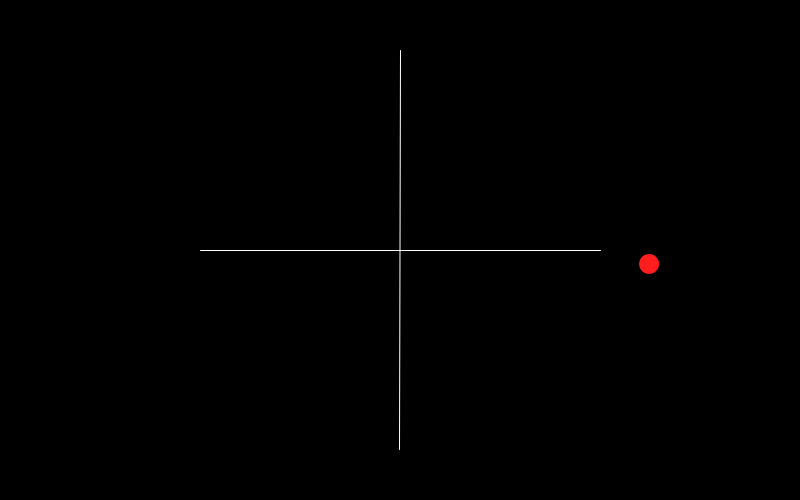
Frame 1 (no input)
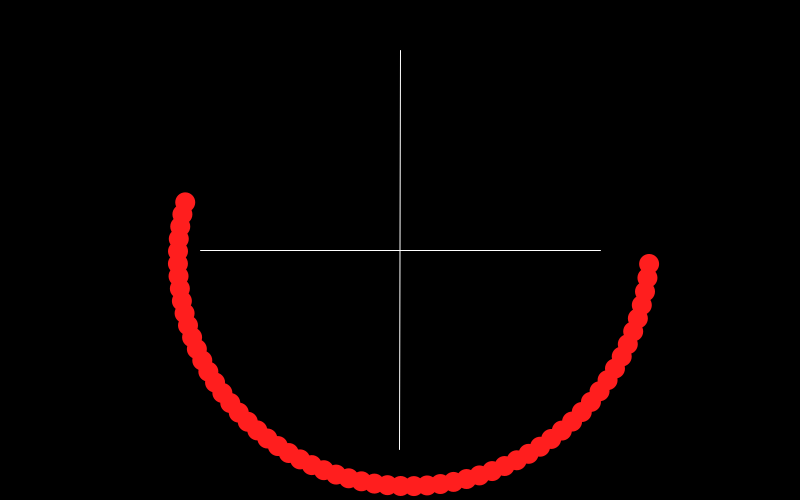
Frame 60 (the mouse pressed at the canvas centre just before this capture)
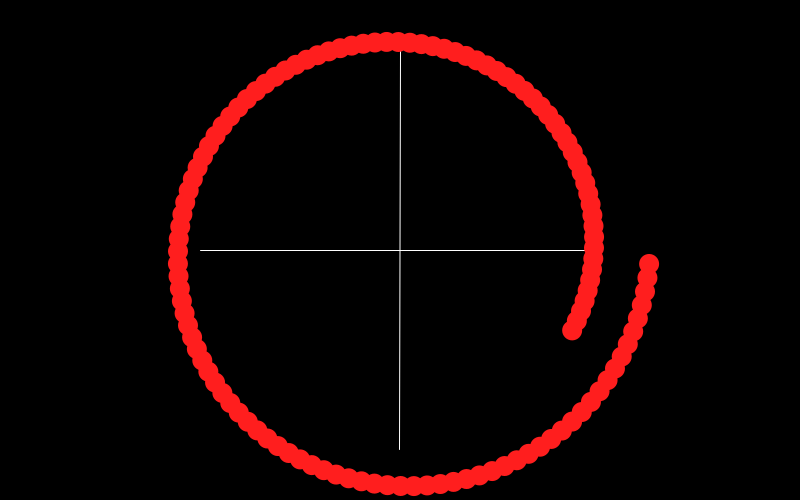
Frame 120 (the mouse held since frame 60 and released just before this capture)

The Processing sketch that drew these frames (run headless with seeded random() and noise(); from frame 60 on, the mouse is pressed at the canvas centre):

// Processing sketch: processing_150703
// ── processing_150703.pde

// Ejercicio: Simular el movimiento circular (w vueltas/seg) 
// de una punto que gira a una distancia r del centro
 
float x, y;
float dt = 0.08;
float w=0.7;
float r = 250;
float cx;
float cy;
void setup() {

  size(800, 500);
  
  cx=(width*0.5);
  cy=(height*0.5);
  background(0);
  pushMatrix();
  segment(cx,cy,200,0);
  popMatrix();
   pushMatrix();
  segment(cx,cy,200,PI/2);
  popMatrix();
}

void draw() {
 
 
   if ( r > 0 ) {
    x += w*dt;
    r -= 0.5;
  }
  else {
    w = 0;
  }
  pushMatrix();
  translate(r*cos(x), r*sin(x));
  noStroke();
  fill(255,30,30);
  ellipse(width/2, height/2, 20, 20);
  popMatrix();
}
void segment(float x,float y, float length,float a){

  stroke(255);
  strokeWeight(1);
  translate(x,y);
  rotate(a);
  line(-length,0,length,0);
}
void keyPressed(){
  if (key==' ')
  {
    setup();
    r=260;
    x=0;
    w=0.7;
  }
}
